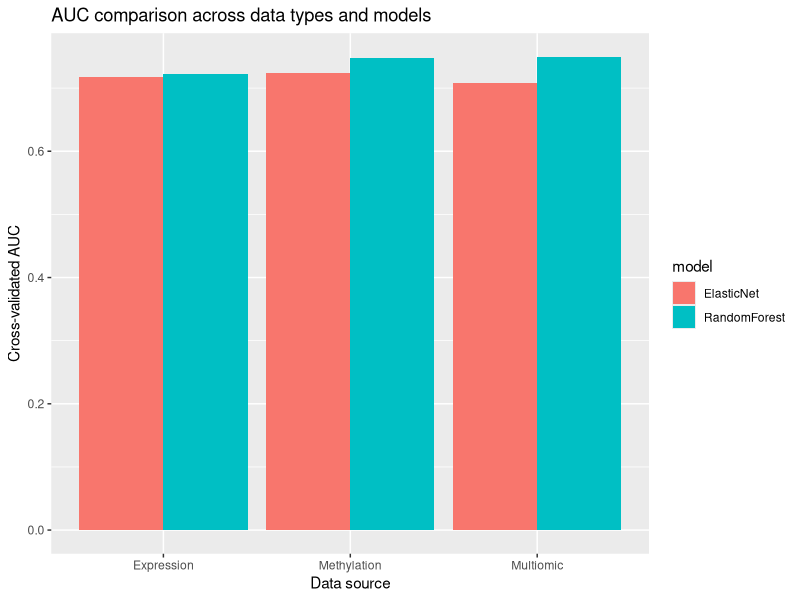
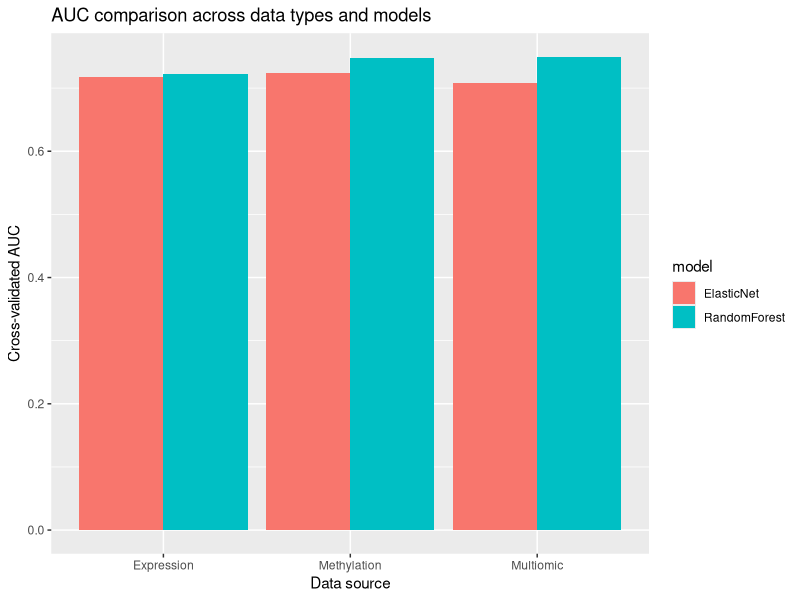

These figures' R source, in order:
## ---- chunk 1
#--------------------------------------------------
# 1. Load packages and saved result tables
#--------------------------------------------------

library(tidyverse)
library(here)

expr_model_summary <- read_csv(here("outputs", "tables", "expression_model_summary.csv"), show_col_types = FALSE)
expr_auc_summary <- read_csv(here("outputs", "tables", "expression_auc_summary.csv"), show_col_types = FALSE)

meth_model_summary <- read_csv(here("outputs", "tables", "methylation_model_summary.csv"), show_col_types = FALSE)
meth_auc_summary <- read_csv(here("outputs", "tables", "methylation_auc_summary.csv"), show_col_types = FALSE)

multi_model_summary <- read_csv(here("outputs", "tables", "multiomic_model_summary.csv"), show_col_types = FALSE)
multi_auc_summary <- read_csv(here("outputs", "tables", "multiomic_auc_summary.csv"), show_col_types = FALSE)

dir.create(here("outputs"), showWarnings = FALSE)
dir.create(here("outputs", "tables"), showWarnings = FALSE)
dir.create(here("outputs", "figures"), showWarnings = FALSE)
## ---- chunk 2
#--------------------------------------------------
# 2. Add data source labels
#--------------------------------------------------

expr_model_summary <- expr_model_summary %>%
  mutate(data_source = "Expression")

meth_model_summary <- meth_model_summary %>%
  mutate(data_source = "Methylation")

multi_model_summary <- multi_model_summary %>%
  mutate(data_source = "Multiomic")

expr_auc_summary <- expr_auc_summary %>%
  mutate(data_source = "Expression")

meth_auc_summary <- meth_auc_summary %>%
  mutate(data_source = "Methylation")

multi_auc_summary <- multi_auc_summary %>%
  mutate(data_source = "Multiomic")
## ---- chunk 3
#--------------------------------------------------
# 3. Combine model summaries
#--------------------------------------------------

all_model_summary <- bind_rows(
  expr_model_summary,
  meth_model_summary,
  multi_model_summary
)

all_auc_summary <- bind_rows(
  expr_auc_summary,
  meth_auc_summary,
  multi_auc_summary
)

print(all_model_summary)
print(all_auc_summary)

write_csv(
  all_model_summary,
  here("outputs", "tables", "all_model_summary.csv")
)

write_csv(
  all_auc_summary,
  here("outputs", "tables", "all_auc_summary.csv")
)
## ---- chunk 4
#--------------------------------------------------
# 4. Create final comparison table
#--------------------------------------------------

final_comparison <- all_model_summary %>%
  select(data_source, model, ROC, Sens, Spec, ROCSD, SensSD, SpecSD) %>%
  left_join(
    all_auc_summary,
    by = c("data_source", "model")
  ) %>%
  arrange(desc(auc))

print(final_comparison)

write_csv(
  final_comparison,
  here("outputs", "tables", "final_model_comparison.csv")
)
## ---- chunk 5
#--------------------------------------------------
# 5. Plot AUC comparison
#--------------------------------------------------

p_auc <- all_auc_summary %>%
  ggplot(aes(x = data_source, y = auc, fill = model)) +
  geom_col(position = "dodge") +
  labs(
    title = "AUC comparison across data types and models",
    x = "Data source",
    y = "Cross-validated AUC"
  )

print(p_auc)

ggsave(
  here("outputs", "figures", "auc_comparison.png"),
  plot = p_auc,
  width = 8,
  height = 5
)
